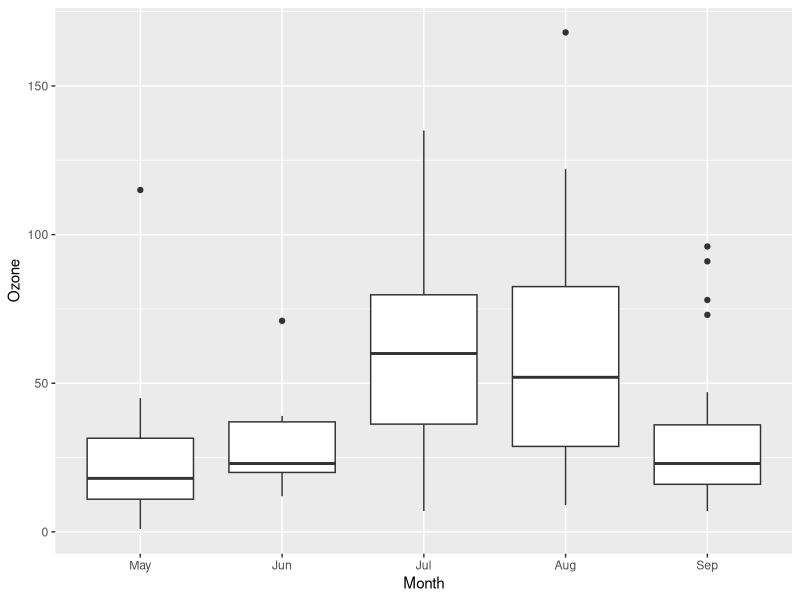
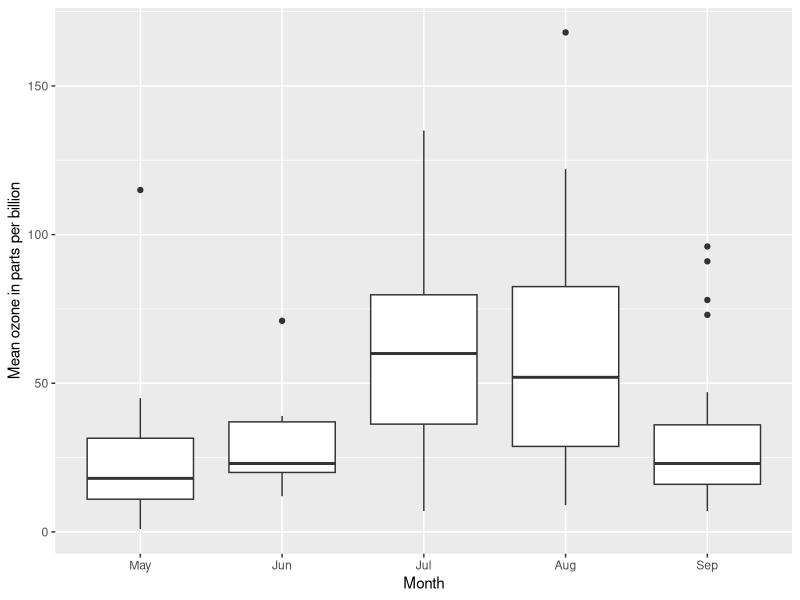
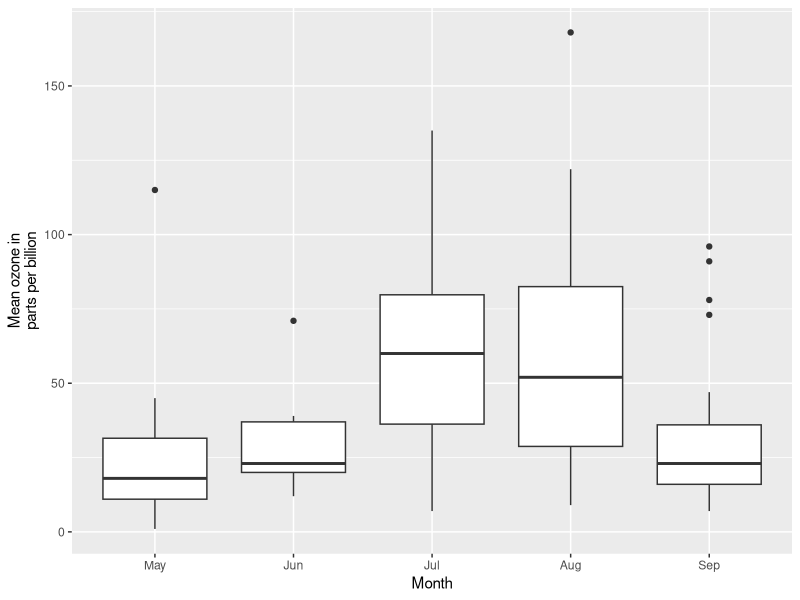
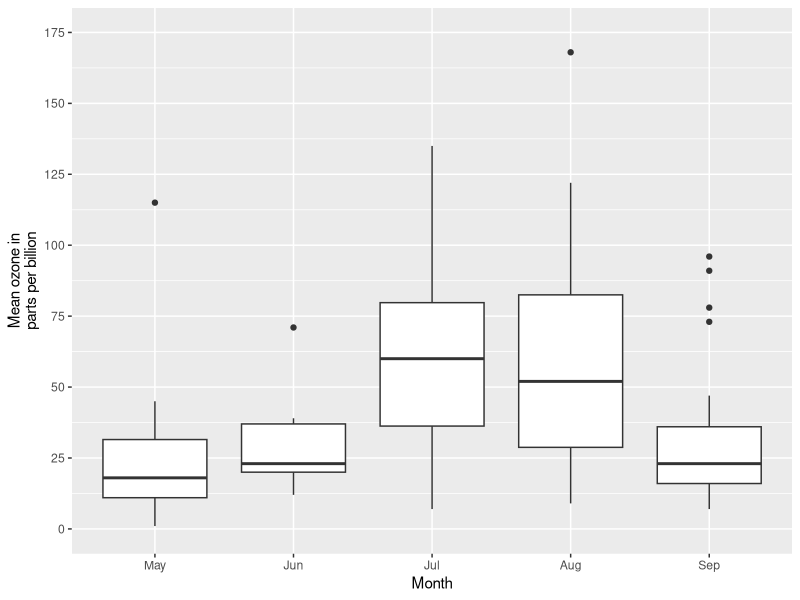
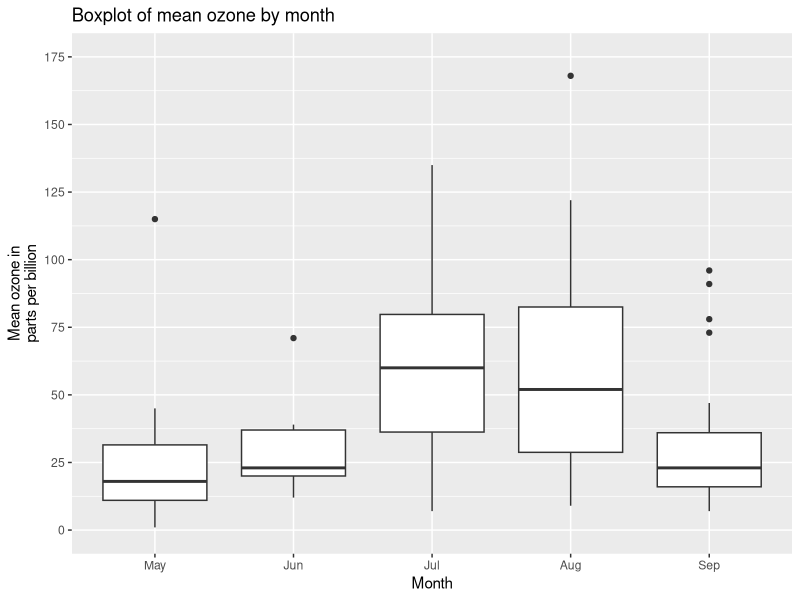
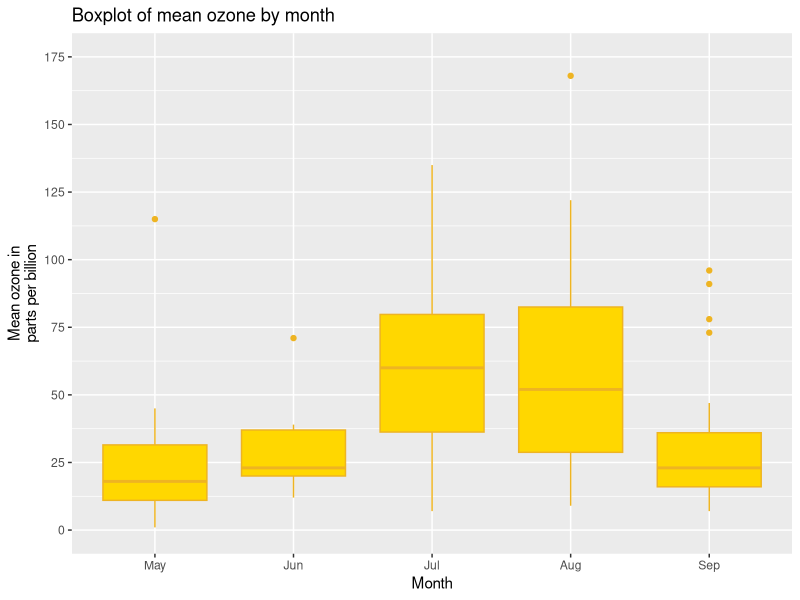
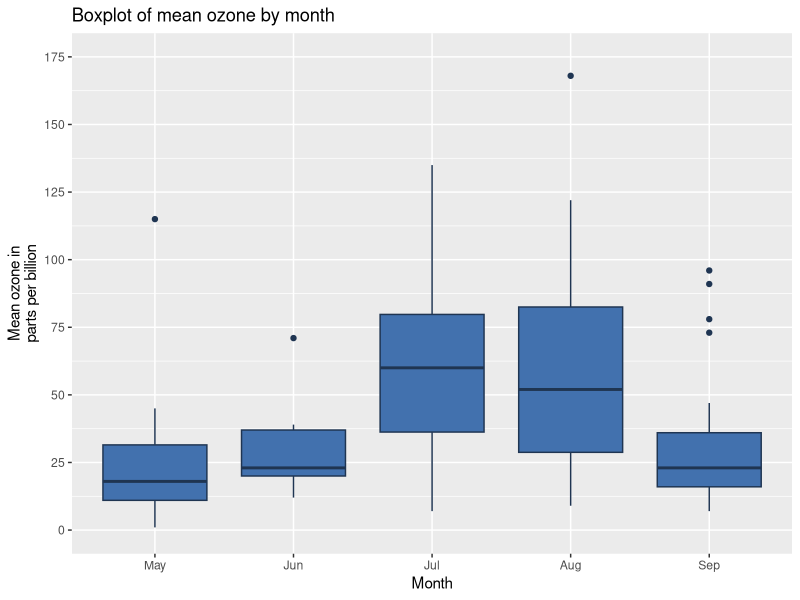
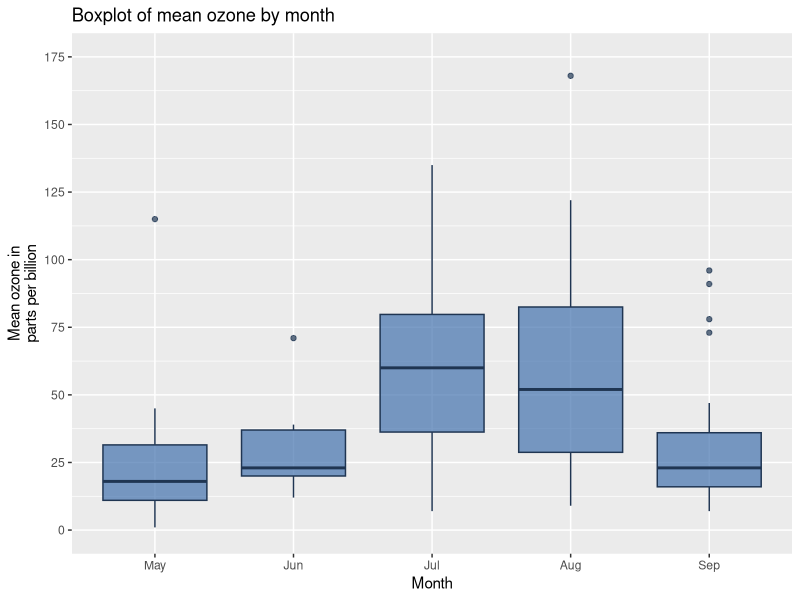

The R script that drew these images, in order:
library(ggplot2)
library(ggthemes)

data(airquality)

airquality$Month <- factor(airquality$Month,
                           labels = c("May", "Jun", "Jul", "Aug", "Sep"))

p10 <- ggplot(airquality, aes(x = Month, y = Ozone)) +
  geom_boxplot()

p10

p10 <- p10 + scale_x_discrete(name = "Month") +
  scale_y_continuous(name = "Mean ozone in parts per billion")

p10

p10 <- p10 + scale_y_continuous(name = "Mean ozone in\nparts per billion")

p10

p10 <- p10 + scale_y_continuous(name = "Mean ozone in\nparts per billion",
                                breaks = seq(0, 175, 25),
                                limits=c(0, 175))
p10

p10 <- p10 + ggtitle("Boxplot of mean ozone by month")

p10

fill <- "gold1"
line <- "goldenrod2"

p10 <- ggplot(airquality, aes(x = Month, y = Ozone)) +
  geom_boxplot(fill = fill, colour = line) +
  scale_y_continuous(name = "Mean ozone in\nparts per billion",
                     breaks = seq(0, 175, 25),
                     limits=c(0, 175)) +
  scale_x_discrete(name = "Month") +
  ggtitle("Boxplot of mean ozone by month")

p10

fill <- "#4271AE"
line <- "#1F3552"

p10 <- ggplot(airquality, aes(x = Month, y = Ozone)) +
  geom_boxplot(fill = fill, colour = line) +
  scale_y_continuous(name = "Mean ozone in\nparts per billion",
                     breaks = seq(0, 175, 25),
                     limits=c(0, 175)) +
  scale_x_discrete(name = "Month") +
  ggtitle("Boxplot of mean ozone by month")

p10

p10 <- ggplot(airquality, aes(x = Month, y = Ozone)) +
  geom_boxplot(fill = fill, colour = line,
               alpha = 0.7) +
  scale_y_continuous(name = "Mean ozone in\nparts per billion",
                     breaks = seq(0, 175, 25),
                     limits=c(0, 175)) +
  scale_x_discrete(name = "Month") +
  ggtitle("Boxplot of mean ozone by month")

p10

p10 <- ggplot(airquality, aes(x = Month, y = Ozone)) +
  geom_boxplot(fill = fill, colour = line, alpha = 0.7,
               outlier.colour = "#1F3552", outlier.shape = 20) +
  scale_y_continuous(name = "Mean ozone in\nparts per billion",
                     breaks = seq(0, 175, 25),
                     limits=c(0, 175)) +
  scale_x_discrete(name = "Month") +
  ggtitle("Boxplot of mean ozone by month")

p10

p10 <- p10 + theme_bw()
p10

p10 <- ggplot(airquality, aes(x = Month, y = Ozone)) +
  geom_boxplot(fill = fill, colour = line, alpha = 0.7,
               outlier.colour = "#1F3552", outlier.shape = 20) +
  scale_y_continuous(name = "Mean ozone in\nparts per billion",
                     breaks = seq(0, 175, 25),
                     limits=c(0, 175)) +
  scale_x_discrete(name = "Month") +
  ggtitle("Boxplot of mean ozone by month")

p10

p10 <- p10 + theme_economist()
p10

p10 <- p10 + geom_jitter()
p10




